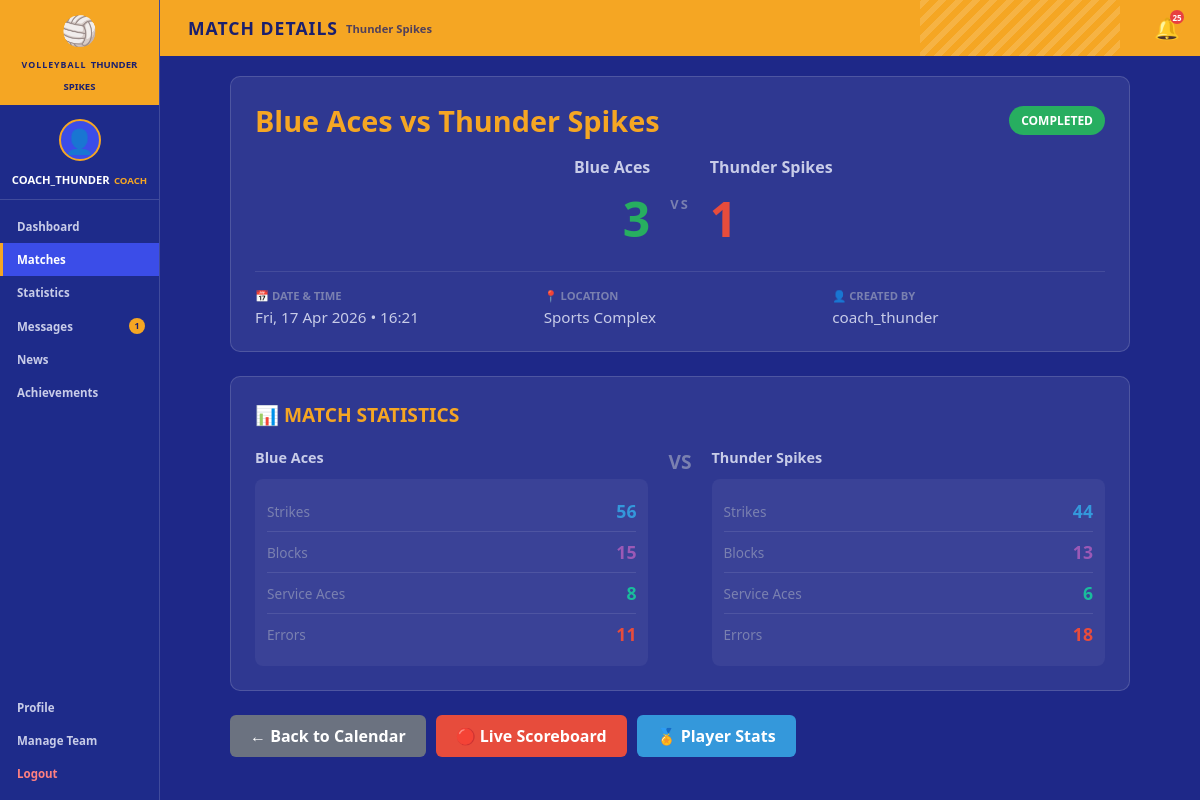
Page /match/45/ (signed in) on the earlier database version.
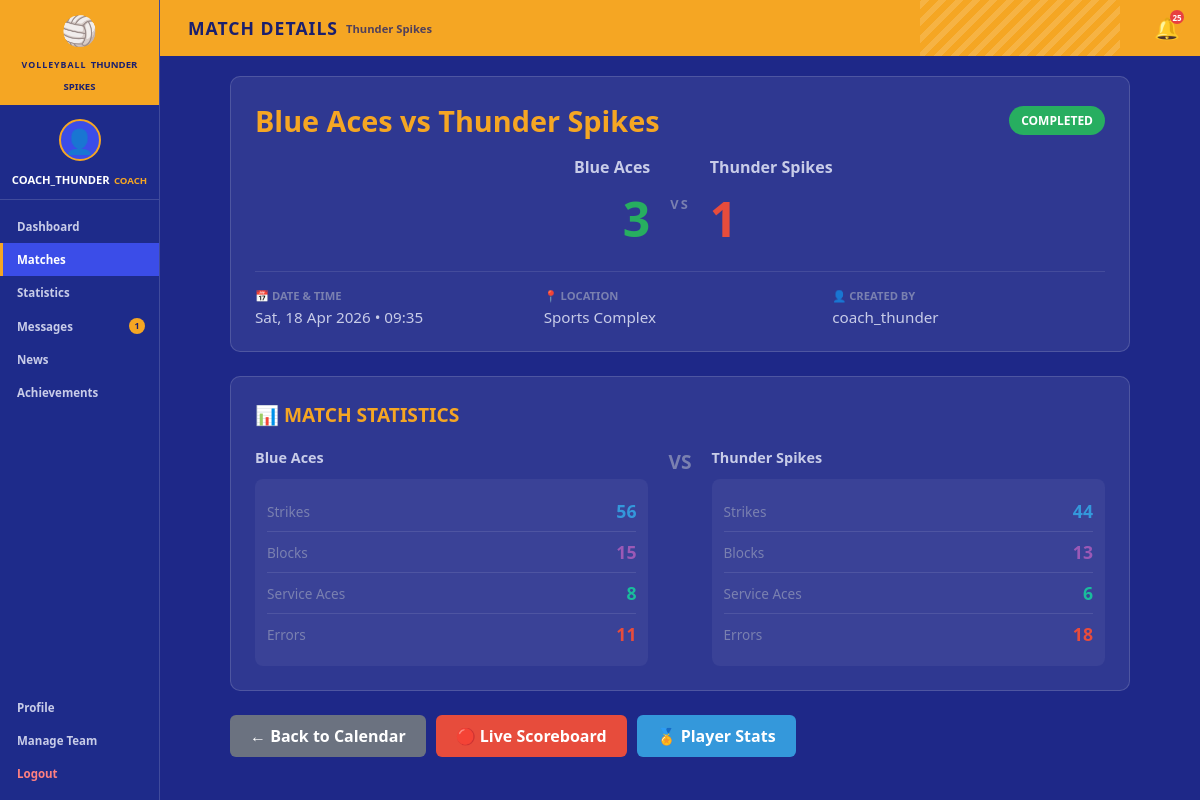
Same page on the later database version.
### scheduling/models.py (models this page shows, shortened)
class Match(models.Model):
    STATUS_CHOICES = [
        ('upcoming', 'Upcoming'),
        ('live', 'Live'),
        ('completed', 'Completed'),
        ('cancelled', 'Cancelled'),
    ]
    home_team = models.ForeignKey(Team, on_delete=models.CASCADE, related_name='home_matches')
    away_team = models.ForeignKey(Team, on_delete=models.CASCADE, related_name='away_matches')
    date = models.DateTimeField()
    location = models.CharField(max_length=200)
    status = models.CharField(max_length=20, choices=STATUS_CHOICES, default='upcoming')
    home_score = models.IntegerField(null=True, blank=True)
    away_score = models.IntegerField(null=True, blank=True)
    created_by = models.ForeignKey(User, on_delete=models.SET_NULL, null=True, related_name='created_matches')
    created_at = models.DateTimeField(auto_now_add=True)
    notes = models.TextField(blank=True)
    class Meta:
        ordering = ['date']

class Team(models.Model):
    name = models.CharField(max_length=100)
    created_at = models.DateTimeField(auto_now_add=True)

### scheduling/views.py (the view)
# urls.py: path('match/<int:pk>/', views.match_detail, name='match_detail'),
@login_required
def match_detail(request, pk):
    match = get_object_or_404(Match, pk=pk)
    user_team = request.user.profile.team if hasattr(request.user, 'profile') else None
    if user_team and match.home_team != user_team and match.away_team != user_team:
        messages.error(request, "You can only view matches for your team.")
        return redirect('calendar')
    stats = getattr(match, 'stats', None)
    context = {
        'match': match,
        'stats': stats,
        'active_page': 'matches',
    }
    return render(request, 'scheduling/match_detail.html', context)

### volleyball_project/templates/scheduling/match_detail.html (shortened to what the changed rows need)
{% extends 'base.html' %}
{% load static %}
{% block page_title %}MATCH DETAILS{% endblock %}
{% block content %}
<div class="container" style="max-width:900px; margin:0 auto;">
    <div style="background:rgba(255,255,255,0.08); border-radius:10px; padding:24px; border:1px solid rgba(255,255,255,0.15); margin-bottom:24px;">
        <div style="display:flex; align-items:center; justify-content:space-between; margin-bottom:16px;">
            <h2 style="font-size:1.8rem; font-weight:900; color:#f5a623; margin:0;">{{ match.home_team.name }} vs {{ match.away_team.name }}</h2>
            <span style="background:{% if match.status == 'completed' %}#27ae60{% elif match.status == 'cancelled' %}#e74c3c{% else %}#3498db{% endif %}; color:white; padding:6px 12px; border-radius:20px; font-size:0.75rem; font-weight:700; text-transform:uppercase;">
                {{ match.get_status_display }}
            </span>
        </div>
        <div style="display:grid; grid-template-columns:1fr auto 1fr; gap:20px; align-items:center; margin-bottom:20px;">
            <div style="text-align:right;">
                <div style="font-size:1rem; font-weight:600; color:#c8cce8; margin-bottom:8px;">{{ match.home_team.name }}</div>
                {% if match.status == 'completed' %}
                    <div style="font-size:3rem; font-weight:900; color:#27ae60;">{{ match.home_score }}</div>
                {% else %}
                    <div style="font-size:1.2rem; color:#7a80b0;">TBD</div>
                {% endif %}
            </div>
            <div style="text-align:left;">
                <div style="font-size:1rem; font-weight:600; color:#c8cce8; margin-bottom:8px;">{{ match.away_team.name }}</div>
                {% if match.status == 'completed' %}
                    <div style="font-size:3rem; font-weight:900; color:{% if match.away_score > match.home_score %}#27ae60{% else %}#e74c3c{% endif %};">{{ match.away_score }}</div>
                {% else %}
                    <div style="font-size:1.2rem; color:#7a80b0;">TBD</div>
                {% endif %}
            </div>
        </div>
        <div style="display:grid; grid-template-columns:repeat(3, 1fr); gap:16px; border-top:1px solid rgba(255,255,255,0.1); padding-top:16px;">
            <div>
                <div style="font-size:0.7rem; font-weight:700; color:#7a80b0; text-transform:uppercase; margin-bottom:4px;">📅 Date & Time</div>
                <div style="font-size:0.95rem; color:#c8cce8;">{{ match.date|date:"D, d M Y • H:i" }}</div>
            </div>
            <div>
                <div style="font-size:0.7rem; font-weight:700; color:#7a80b0; text-transform:uppercase; margin-bottom:4px;">📍 Location</div>
                <div style="font-size:0.95rem; color:#c8cce8;">{{ match.location }}</div>
            </div>
            <div>
                <div style="font-size:0.7rem; font-weight:700; color:#7a80b0; text-transform:uppercase; margin-bottom:4px;">👤 Created By</div>
                <div style="font-size:0.95rem; color:#c8cce8;">{{ match.created_by.username }}</div>
            </div>
        </div>
    </div>
    {% if match.status == 'completed' and stats %}
    <div style="background:rgba(255,255,255,0.08); border-radius:10px; padding:24px; border:1px solid rgba(255,255,255,0.15); margin-bottom:24px;">
        <h3 style="font-size:1.2rem; font-weight:700; color:#f5a623; margin-bottom:20px; text-transform:uppercase;">📊 Match Statistics</h3>
        <div style="display:grid; grid-template-columns:1fr auto 1fr; gap:20px;">
            <div>
                <h4 style="font-size:0.9rem; font-weight:700; color:#c8cce8; margin-bottom:12px;">{{ match.home_team.name }}</h4>
                <div style="background:rgba(255,255,255,0.05); border-radius:8px; padding:12px;">
                    <div style="display:flex; justify-content:space-between; align-items:center; padding:8px 0; border-bottom:1px solid rgba(255,255,255,0.1);">
                        <span style="color:#7a80b0; font-size:0.85rem;">Strikes</span>
                        <span style="color:#3498db; font-weight:700; font-size:1.1rem;">{{ stats.home_strikes }}</span>
                    </div>
                    <div style="display:flex; justify-content:space-between; align-items:center; padding:8px 0; border-bottom:1px solid rgba(255,255,255,0.1);">
                        <span style="color:#7a80b0; font-size:0.85rem;">Blocks</span>
                        <span style="color:#9b59b6; font-weight:700; font-size:1.1rem;">{{ stats.home_blocks }}</span>
                    </div>
                    <div style="display:flex; justify-content:space-between; align-items:center; padding:8px 0; border-bottom:1px solid rgba(255,255,255,0.1);">
                        <span style="color:#7a80b0; font-size:0.85rem;">Service Aces</span>
                        <span style="color:#1abc9c; font-weight:700; font-size:1.1rem;">{{ stats.home_service_aces }}</span>
                    </div>
                    <div style="display:flex; justify-content:space-between; align-items:center; padding:8px 0;">
                        <span style="color:#7a80b0; font-size:0.85rem;">Errors</span>
                        <span style="color:#e74c3c; font-weight:700; font-size:1.1rem;">{{ stats.home_errors }}</span>
                    </div>
                </div>
            </div>
            <div style="text-align:center; color:#7a80b0;">
                <div style="font-weight:700; font-size:1.2rem;">VS</div>
            </div>
            <div>
                <h4 style="font-size:0.9rem; font-weight:700; color:#c8cce8; margin-bottom:12px;">{{ match.away_team.name }}</h4>
                <div style="background:rgba(255,255,255,0.05); border-radius:8px; padding:12px;">
                    <div style="display:flex; justify-content:space-between; align-items:center; padding:8px 0; border-bottom:1px solid rgba(255,255,255,0.1);">
                        <span style="color:#7a80b0; font-size:0.85rem;">Strikes</span>
                        <span style="color:#3498db; font-weight:700; font-size:1.1rem;">{{ stats.away_strikes }}</span>
                    </div>
                    <div style="display:flex; justify-content:space-between; align-items:center; padding:8px 0; border-bottom:1px solid rgba(255,255,255,0.1);">
                        <span style="color:#7a80b0; font-size:0.85rem;">Blocks</span>
                        <span style="color:#9b59b6; font-weight:700; font-size:1.1rem;">{{ stats.away_blocks }}</span>
                    </div>
                    <div style="display:flex; justify-content:space-between; align-items:center; padding:8px 0; border-bottom:1px solid rgba(255,255,255,0.1);">
                        <span style="color:#7a80b0; font-size:0.85rem;">Service Aces</span>
                        <span style="color:#1abc9c; font-weight:700; font-size:1.1rem;">{{ stats.away_service_aces }}</span>
                    </div>
                    <div style="display:flex; justify-content:space-between; align-items:center; padding:8px 0;">
                        <span style="color:#7a80b0; font-size:0.85rem;">Errors</span>
                        <span style="color:#e74c3c; font-weight:700; font-size:1.1rem;">{{ stats.away_errors }}</span>
                    </div>
                </div>
            </div>
        </div>
    </div>
    {% endif %}
</div>
{% endblock %}

Differences in the rows shown:
changed Match "Sports Complex": date "Fri, 17 Apr 2026 • 16:21" → "Sat, 18 Apr 2026 • 09:35"
